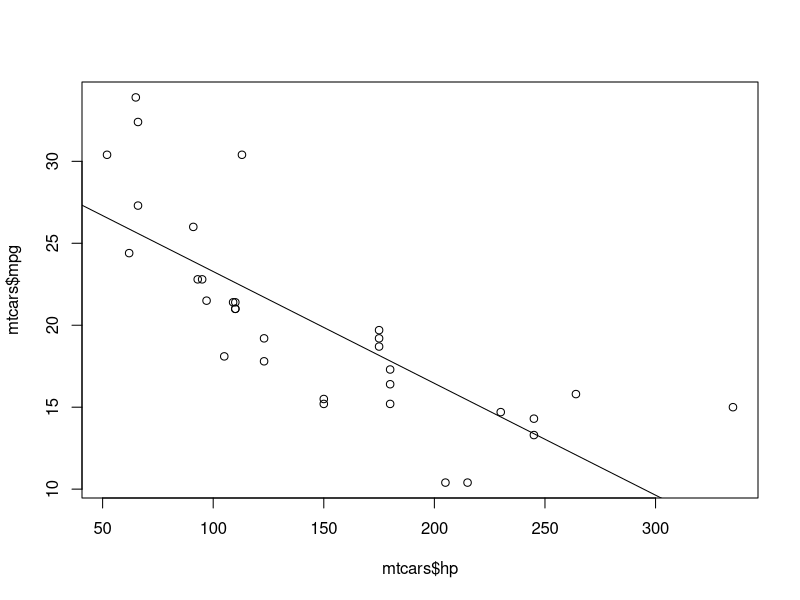

Reproduce this figure in R.

## 
# Load one of R's built-in data sets about cars
data(mtcars)

# Fit a straight line for mpg vs hp and plot the result.

mpg_model = lm(mpg ~ hp, data=mtcars) # Fit Linera Model
plot(mtcars$hp, mtcars$mpg) # Plot Linear Model
abline(mpg_model) # Draw the best fit line
print(coef(mpg_model)) # Print the coefficients to command line
